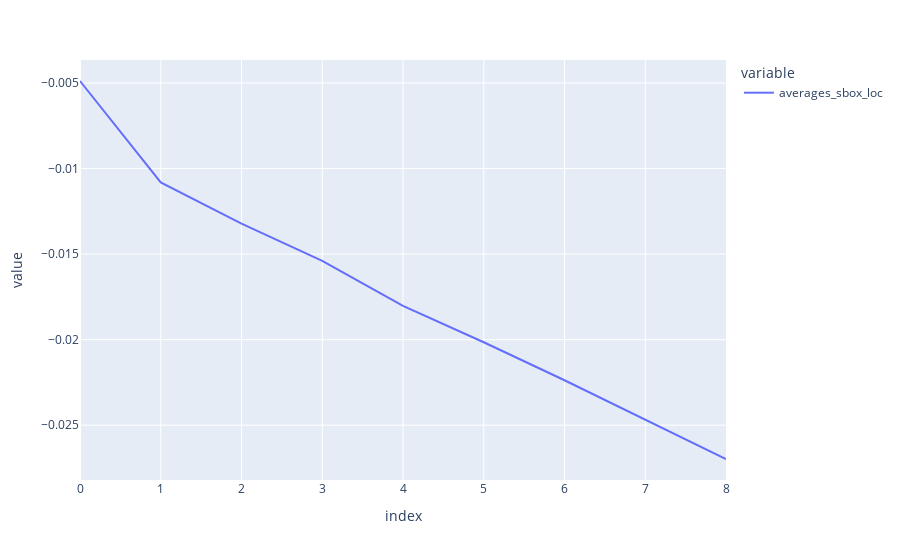

The cell this chart's notebook holds for it:
### Markdown cell above
Now that we know where the SBox operation is happening, plot the hamming weight averages by their hamming weight at `sboc_loc`.

**HINT: You may want to convert your hw_averages to a numpy array to allow you to access by column. `hw_averages[:,sbox_loc]` will give you `hw_averages` at the sbox_loc.**

### Code cell
# ###################
# Add your code here
# ###################
data = {"averages_sbox_loc": hw_averages[:, sbox_loc]}
hw_averages_loc_frame = pd.DataFrame(data, index=list(range(len(hw_averages))))
px.line(hw_averages_loc_frame, markers=False).show()

### Figure 1 — Plotly figure (JSON) as saved in the notebook; plotly's stock layout.template omitted (floating-point values rounded to 4 significant figures)
{"data": [{"hovertemplate": "variable=averages_sbox_loc<br>index=%{x}<br>value=%{y}<extra></extra>", "legendgroup": "averages_sbox_loc", "line": {"color": "#636efa", "dash": "solid"}, "marker": {"symbol": "circle"}, "mode": "lines", "name": "averages_sbox_loc", "orientation": "v", "showlegend": true, "type": "scatter", "x": [0, 1, 2, 3, 4, 5, 6, 7, 8], "xaxis": "x", "y": [-0.004883, -0.01081, -0.01322, -0.0154, -0.01803, -0.02015, -0.02238, -0.02467, -0.02698], "yaxis": "y"}], "layout": {"legend": {"title": {"text": "variable"}, "tracegroupgap": 0}, "margin": {"t": 60}, "xaxis": {"anchor": "y", "domain": [0, 1], "title": {"text": "index"}}, "yaxis": {"anchor": "x", "domain": [0, 1], "title": {"text": "value"}}}}
